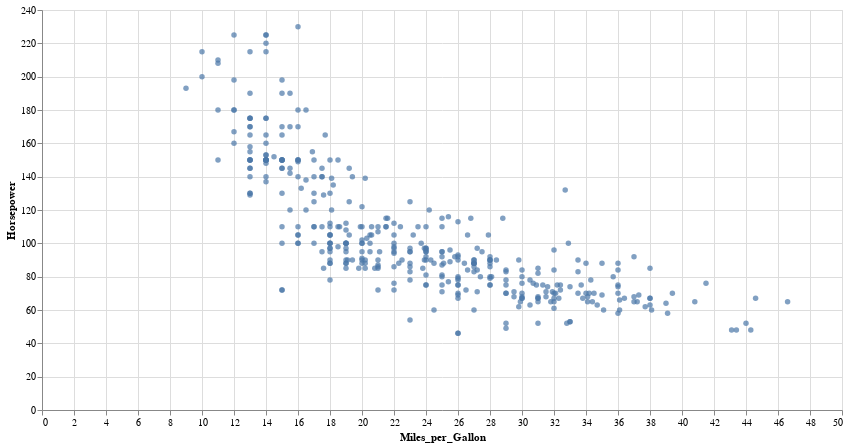

Source (notebook cell):
### Markdown cell above
**Can we make improvements over the initial chart?**

Right now it looks like there's a fair bit of overlap in the middle due to "overplotting". Lots of points are drawn on top of each other, obscuring the points underneath.

Increasing the size of the plot may help.

### Code cell
(
    alt.Chart(cars)
      .mark_circle()
      .encode(
          x='Miles_per_Gallon',
          y='Horsepower'
      )
      .properties(
          width=800,
          height=400
      )
)

### Figure 1 — Vega-Lite specification as saved in the notebook (floating-point values rounded to 4 significant figures; data arrays with more than 128 entries replaced by an {"elided": "..."} marker saying what was removed)
{"config": {"view": {"continuousWidth": 300, "continuousHeight": 300}}, "data": {"name": "data-583e73726c1545c56c203344161a975c"}, "mark": {"type": "circle"}, "encoding": {"x": {"field": "Miles_per_Gallon", "type": "quantitative"}, "y": {"field": "Horsepower", "type": "quantitative"}}, "height": 400, "width": 800, "$schema": "https://vega.github.io/schema/vega-lite/v5.20.1.json", "datasets": {"data-583e73726c1545c56c203344161a975c": {"elided": "406 records"}}}
